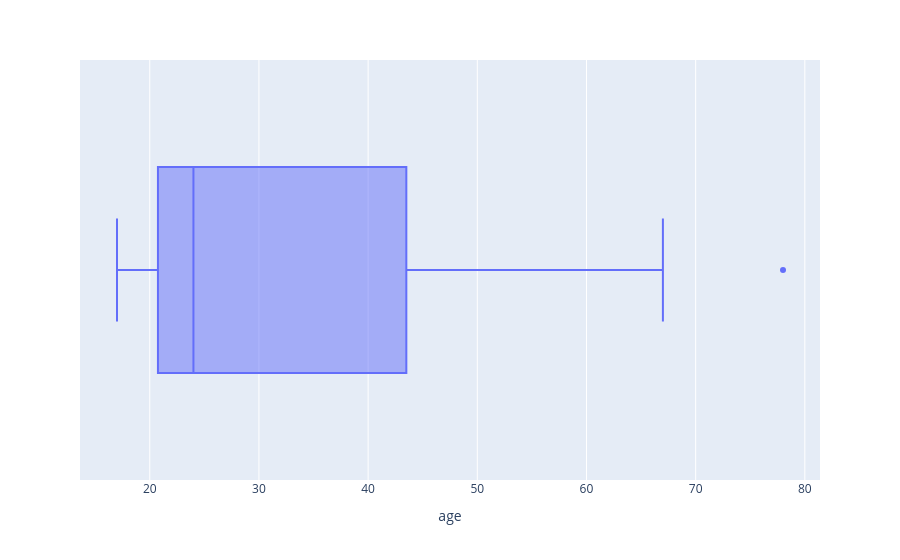

The notebook cell this image was saved under:
### Code cell
px.box(data_frame = df, x='age')

### Figure 1 — Plotly figure (JSON) as saved in the notebook; plotly's stock layout.template omitted (floating-point values rounded to 4 significant figures)
{"data": [{"alignmentgroup": "True", "hovertemplate": "age=%{x}<extra></extra>", "legendgroup": "", "marker": {"color": "#636efa"}, "name": "", "notched": false, "offsetgroup": "", "orientation": "h", "showlegend": false, "type": "box", "x": [19, 17, 20, 23, 24, 25, 22, 21, 29, 43, 45, 67, 78], "x0": " ", "xaxis": "x", "y0": " ", "yaxis": "y"}], "layout": {"boxmode": "group", "legend": {"tracegroupgap": 0}, "margin": {"t": 60}, "xaxis": {"anchor": "y", "domain": [0, 1], "title": {"text": "age"}}, "yaxis": {"anchor": "x", "domain": [0, 1]}}}
